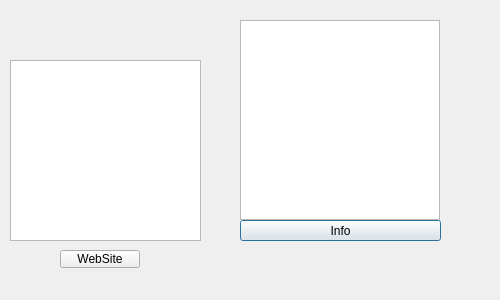
<?xml version="1.0" encoding="UTF-8"?>
<ui version="4.0">
 <class>Fred</class>
 <widget class="QDialog" name="Fred">
  <property name="geometry">
   <rect>
    <x>0</x>
    <y>0</y>
    <width>500</width>
    <height>300</height>
   </rect>
  </property>
  <property name="windowTitle">
   <string>Dialog</string>
  </property>
  <property name="styleSheet">
   <string notr="true"/>
  </property>
  <widget class="QPlainTextEdit" name="plainTextEdit">
   <property name="geometry">
    <rect>
     <x>240</x>
     <y>20</y>
     <width>200</width>
     <height>200</height>
    </rect>
   </property>
  </widget>
  <widget class="QPushButton" name="pushButton">
   <property name="geometry">
    <rect>
     <x>240</x>
     <y>220</y>
     <width>201</width>
     <height>21</height>
    </rect>
   </property>
   <property name="text">
    <string>Info</string>
   </property>
  </widget>
  <widget class="QGraphicsView" name="graphicsView">
   <property name="geometry">
    <rect>
     <x>10</x>
     <y>60</y>
     <width>191</width>
     <height>181</height>
    </rect>
   </property>
   <property name="styleSheet">
    <string notr="true">background-image: url(:/pics/peskoff.jpg);</string>
   </property>
  </widget>
  <widget class="QPushButton" name="pushButtonwebSite">
   <property name="geometry">
    <rect>
     <x>60</x>
     <y>250</y>
     <width>80</width>
     <height>18</height>
    </rect>
   </property>
   <property name="text">
    <string>WebSite</string>
   </property>
  </widget>
 </widget>
 <resources/>
 <connections/>
</ui>
